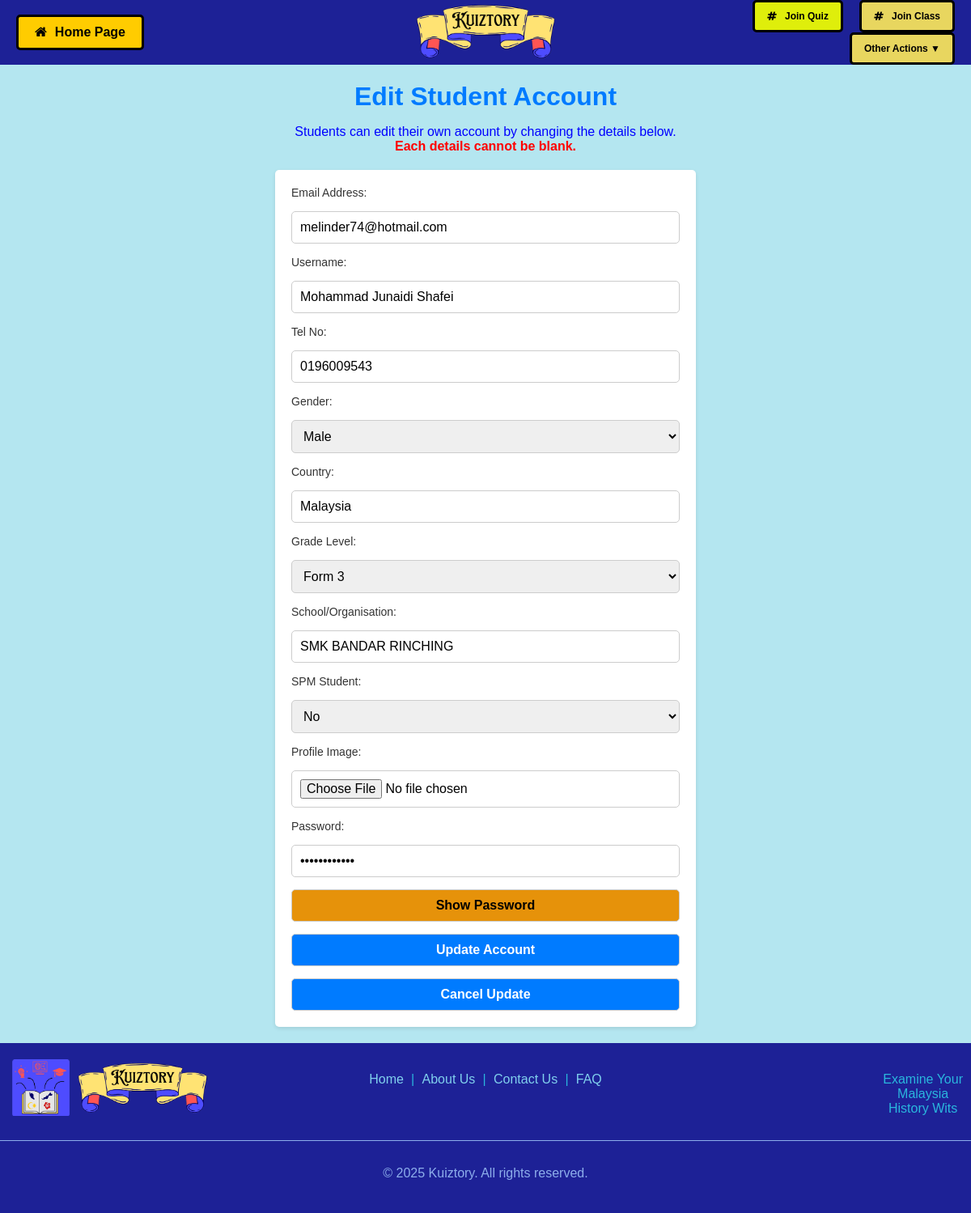
Page /editPersAccount.php (signed in) on the committed database.
### tables this page shows
CREATE TABLE `student` (
  `StudentID` varchar(50) NOT NULL,
  `StudentEmail` varchar(250) NOT NULL,
  `StudentName` varchar(250) NOT NULL,
  `StudentTelNo` varchar(20) NOT NULL,
  `StudentGender` varchar(6) NOT NULL,
  `StudentCountry` varchar(50) NOT NULL,
  `StudentGradeLvl` varchar(20) NOT NULL,
  `StudentSchool` varchar(250) NOT NULL,
  `StudentSPM` varchar(5) NOT NULL,
  `StudentImg` varchar(250) DEFAULT NULL,
  `StudentPSWD` varchar(250) NOT NULL,
  `StudentRegDate` date NOT NULL
);

### phpcrud/info_Student.php (called while the page is built, shortened)
<?php
    include './phpcrud/DBconnection.php';
    $getStuID = $_SESSION['SES_StuID'];
    $query = "SELECT * FROM student WHERE StudentID = '$getStuID';";
    $results = mysqli_query($connection, $query);
    $data = mysqli_fetch_assoc($results);
    $refStuEmail = $data['StudentEmail'];
    $refStuName = $data['StudentName'];
    $refStuTelNo = $data['StudentTelNo'];
    $refStuGender = $data['StudentGender'];
    $refStuCountry = $data['StudentCountry'];
    $refStuGradeLvl = $data['StudentGradeLvl'];
    $refStuSchool = $data['StudentSchool'];
    $refStuSPM = $data['StudentSPM'];
    $refStuPswd = $data['StudentPSWD'];
?>

### editPersAccount.php (the view, shortened to what this page needs)
<!DOCTYPE html>
<html lang="en">
<head>
    <link rel="stylesheet" href="./styles/accRegistration.css">
    <link rel="stylesheet" href="./styles/footer.css">
    <link rel="stylesheet" href="https://cdnjs.cloudflare.com/ajax/libs/font-awesome/4.7.0/css/font-awesome.min.css">
</head>
<body>
    <?php
        if(isset($_SESSION['SES_StuID']) || isset($_SESSION['SES_TeaID'])) {
            include "header2.php";
        } else {
            include "header.php";
        }
    ?>
    <?php
        if(isset($_SESSION['SES_StuID'])) {
            include './phpcrud/info_Student.php';
    ?>
            <h1>Edit Student Account</h1>
            <p>
                Students can edit their own account by changing the details below. <br>
                <span style="color: red; font-weight: bold;">Each details cannot be blank.</span>
            </p>
            <main>
                <div id="student" class="form-section active">
                    <form action="" method="POST" enctype="multipart/form-data">
                        <label for="student-email">Email Address:</label>
                        <input type="email" id="student-email" name="accEmail" placeholder="Eg: user123@gmail.com" value="<?php echo $refStuEmail?>" required>
                        <label for="student-username">Username:</label>
                        <input type="text" id="student-username" name="accName" placeholder="Eg: Mohammad bin Ahmad" value="<?php echo $refStuName?>" required>
                        <label for="student-tel">Tel No:</label>
                        <input type="tel" id="student-tel" name="accTelNo" placeholder="Eg: 0127650992" value="<?php echo $refStuTelNo?>" required>
                        <label for="student-gender">Gender:</label>
                        <select id="student-gender" name="accGender" required>
                            <?php
                                if ($refStuGender == "Male") {
                            ?>
                                    <option value="Male" selected>Male</option>
                            <?php
                                } else {
                            ?>
                                    <option value="Male">Male</option>
                                    <option value="Female" selected>Female</option>
                            <?php
                                }
                            ?>
                        </select>
                        <label for="student-country">Country:</label>
                        <input type="tel" id="student-country" name="accCountry" placeholder="Eg: Malaysia" value="<?php echo $refStuCountry;?>"required>
                        <label for="student-grade">Grade Level:</label>
                        <select id="student-grade" name="accGradeLvl" required>
                            <?php
                                if ($refStuGradeLvl == "Form 1") {
                            ?>
                                <option value="Form 1" selected>Form 1</option>
                                <option value="Form 2">Form 2</option>
                                <option value="Form 3">Form 3</option>
                                <option value="Form 4">Form 4</option>
                                <option value="Form 5">Form 5</option>
                            <?php
                                } else if ($refStuGradeLvl == "Form 3") {
                            ?>
                                <option value="Form 3" selected>Form 3</option>
                            <?php
                                } else if ($refStuGradeLvl == "Form 4") {
                            ?>
                                <option value="Form 1">Form 1</option>
                                <option value="Form 2">Form 2</option>
                                <option value="Form 3">Form 3</option>
                                <option value="Form 4" selected>Form 4</option>
                                <option value="Form 5">Form 5</option>
                            <?php
                                } else if ($refStuGradeLvl == "Form 5") {
                            ?>
                                <option value="Form 1">Form 1</option>
                                <option value="Form 2">Form 2</option>
                                <option value="Form 3">Form 3</option>
                                <option value="Form 4">Form 4</option>
                                <option value="Form 5" selected>Form 5</option>
                            <?php
                                } else {}
                            ?>
                        </select>
                        <label for="student-school">School/Organisation:</label>
                        <input type="text" id="student-school" name="accSchool" placeholder="Eg: SMK Bukit Jalil" value="<?php echo $refStuSchool?>" required>
                        <label for="student-SPM">SPM Student:</label>
                        <select id="student-SPM" name="accSPM" required>
                            <?php
                                if ($refStuSPM == "Yes") {
                            ?>
                                    <option value="Yes" selected>Yes</option>
                                    <option value="No">No</option>
                            <?php
                                } else {
                            ?>
                                    <option value="No" selected>No</option>
                            <?php
                                }
                            ?>
                        </select>
                        <label for="student-img">Profile Image:</label>
                        <input type="file" id="imgContent" name="accImg" accept="image/*">
                        <label for="student-password">Password:</label>
                        <input type="password" id="student-password" name="accPswd" value="<?php echo $refStuPswd?>" required>
                        <input class="showPswd-btn" type="button" onclick="showPswd()" value="Show Password">
                        <button type="submit" name="startUpdate">Update Account</button>
                        <button type="button" onclick="location.href='studentDashboard.php';">Cancel Update</button>
                    </form>
                </div>
            </main>
  <?php } ?>
    <?php include "footer.php";?>
</body>
</html>

### styles/accRegistration.css (style rules this page uses)
body { font-family: 'Trebuchet MS', sans-serif; margin: 0; padding: 0; background-color: #b4e6f0; }
h1 { text-align: center; margin-bottom: 10px; color: #007BFF; }
p { text-align: center; margin-bottom: 20px; color: blue; }
main { width: 40%; margin: 20px auto; background: white; padding: 20px; border-radius: 5px; box-shadow: 0 2px 5px rgba(0, 0, 0, 0.1); }
.form-section { display: none; }
.form-section.active { display: block; }
main form { display: flex; flex-direction: column; gap: 15px; }
main form label { font-size: 14px; color: #333; }
main form input, select, button { padding: 10px; font-size: 16px; border: 1px solid #ccc; border-radius: 5px; }
main form button { background: #007bff; color: white; cursor: pointer; transition: background 0.3s; font-weight: bold; }
.showPswd-btn { font-size: 16px; background: #e6920a; transition: background 0.3s; font-weight: bold; }

### rows in the picture
student: accEmail "melinder74@hotmail.com", accName "Mohammad Junaidi Shafei", accTelNo "0196009543", accGender "Male", accCountry "Malaysia", accGradeLvl "Form 3", accSchool "SMK BANDAR RINCHING", accSPM "No"
